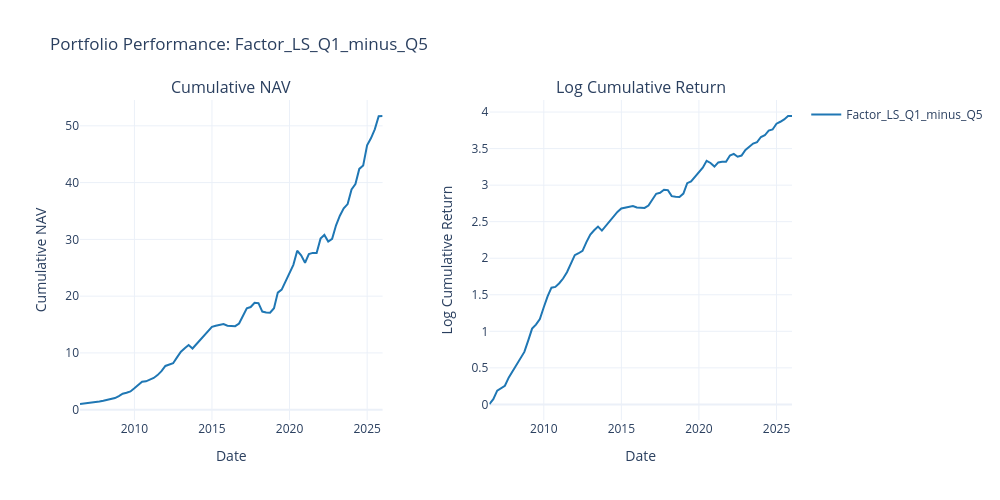

Notebook source saved alongside this figure:
### Code cell
import numpy as np
import plotly.graph_objects as go
from plotly.subplots import make_subplots

# 포트폴리오/팩터 수익률 시계열 (직전 코드에서 만든 factor_return을 그대로 사용)
portfolio = factor_return
port_name = portfolio.name if portfolio.name is not None else "Factor_LS(Q1-Q5)"

# 데이터 준비
nav = (1 + portfolio).cumprod()                 # 누적 NAV
log_cum = np.log1p(portfolio).cumsum()        # 로그 누적 수익률

# 서브플롯 (가로 2개)
fig = make_subplots(
    rows=1, cols=2,
    subplot_titles=["Cumulative NAV", "Log Cumulative Return"],
    horizontal_spacing=0.15
)

# 첫 번째 그래프: 누적 NAV
fig.add_trace(
    go.Scatter(
        x=nav.index,
        y=nav.values,
        mode='lines',
        name=port_name,
        line=dict(color='#1f77b4', width=2)
    ),
    row=1, col=1
)

# 두 번째 그래프: 로그 누적 수익률
fig.add_trace(
    go.Scatter(
        x=log_cum.index,
        y=log_cum.values,
        mode='lines',
        name=port_name,
        line=dict(color='#1f77b4', width=2),
        showlegend=False
    ),
    row=1, col=2
)

# 레이아웃 설정
fig.update_layout(
    title=f"Portfolio Performance: {port_name}",
    height=500,
    width=1000,
    template="plotly_white",
    hovermode='x unified'
)

# 축 레이블 설정
fig.update_xaxes(title_text="Date", row=1, col=1)
fig.update_xaxes(title_text="Date", row=1, col=2)
fig.update_yaxes(title_text="Cumulative NAV", row=1, col=1)
fig.update_yaxes(title_text="Log Cumulative Return", row=1, col=2)

fig.show()
